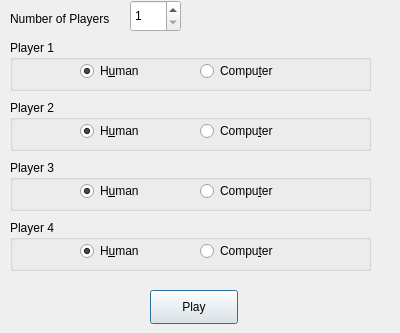
<?xml version="1.0" encoding="UTF-8"?>
<ui version="4.0">
 <class>NewGameForm</class>
 <widget class="QDialog" name="NewGameForm">
  <property name="geometry">
   <rect>
    <x>0</x>
    <y>0</y>
    <width>400</width>
    <height>333</height>
   </rect>
  </property>
  <property name="windowTitle">
   <string>NewGameForm</string>
  </property>
  <widget class="QLabel" name="lblNumPlayers">
   <property name="geometry">
    <rect>
     <x>10</x>
     <y>10</y>
     <width>121</width>
     <height>18</height>
    </rect>
   </property>
   <property name="text">
    <string>Number of Players</string>
   </property>
  </widget>
  <widget class="QSpinBox" name="spnBoxNumPlayers">
   <property name="geometry">
    <rect>
     <x>130</x>
     <y>0</y>
     <width>51</width>
     <height>32</height>
    </rect>
   </property>
   <property name="minimum">
    <number>1</number>
   </property>
   <property name="maximum">
    <number>4</number>
   </property>
  </widget>
  <widget class="QGroupBox" name="grpBoxP1">
   <property name="geometry">
    <rect>
     <x>10</x>
     <y>40</y>
     <width>361</width>
     <height>51</height>
    </rect>
   </property>
   <property name="title">
    <string>Player 1</string>
   </property>
   <widget class="QRadioButton" name="rdoBtnP1Hum">
    <property name="geometry">
     <rect>
      <x>70</x>
      <y>20</y>
      <width>104</width>
      <height>22</height>
     </rect>
    </property>
    <property name="text">
     <string>H&amp;uman</string>
    </property>
    <property name="checked">
     <bool>true</bool>
    </property>
   </widget>
   <widget class="QRadioButton" name="rdoBtnP1Comp">
    <property name="geometry">
     <rect>
      <x>190</x>
      <y>20</y>
      <width>104</width>
      <height>22</height>
     </rect>
    </property>
    <property name="text">
     <string>Compu&amp;ter</string>
    </property>
   </widget>
  </widget>
  <widget class="QPushButton" name="btnPlay">
   <property name="geometry">
    <rect>
     <x>150</x>
     <y>290</y>
     <width>88</width>
     <height>34</height>
    </rect>
   </property>
   <property name="text">
    <string>Play</string>
   </property>
  </widget>
  <widget class="QGroupBox" name="grpBoxP2">
   <property name="geometry">
    <rect>
     <x>10</x>
     <y>100</y>
     <width>361</width>
     <height>51</height>
    </rect>
   </property>
   <property name="title">
    <string>Player 2</string>
   </property>
   <widget class="QRadioButton" name="rdoBtnP2Comp">
    <property name="enabled">
     <bool>true</bool>
    </property>
    <property name="geometry">
     <rect>
      <x>190</x>
      <y>20</y>
      <width>104</width>
      <height>22</height>
     </rect>
    </property>
    <property name="text">
     <string>Compu&amp;ter</string>
    </property>
   </widget>
   <widget class="QRadioButton" name="rdoBtnP2Hum">
    <property name="enabled">
     <bool>true</bool>
    </property>
    <property name="geometry">
     <rect>
      <x>70</x>
      <y>20</y>
      <width>104</width>
      <height>22</height>
     </rect>
    </property>
    <property name="text">
     <string>H&amp;uman</string>
    </property>
    <property name="checked">
     <bool>true</bool>
    </property>
   </widget>
  </widget>
  <widget class="QGroupBox" name="grpBoxP3">
   <property name="geometry">
    <rect>
     <x>10</x>
     <y>160</y>
     <width>361</width>
     <height>51</height>
    </rect>
   </property>
   <property name="title">
    <string>Player 3</string>
   </property>
   <widget class="QRadioButton" name="rdoBtnP3Comp">
    <property name="enabled">
     <bool>true</bool>
    </property>
    <property name="geometry">
     <rect>
      <x>190</x>
      <y>20</y>
      <width>104</width>
      <height>22</height>
     </rect>
    </property>
    <property name="text">
     <string>Compu&amp;ter</string>
    </property>
   </widget>
   <widget class="QRadioButton" name="rdoBtnP3Hum">
    <property name="enabled">
     <bool>true</bool>
    </property>
    <property name="geometry">
     <rect>
      <x>70</x>
      <y>20</y>
      <width>104</width>
      <height>22</height>
     </rect>
    </property>
    <property name="text">
     <string>H&amp;uman</string>
    </property>
    <property name="checked">
     <bool>true</bool>
    </property>
   </widget>
  </widget>
  <widget class="QGroupBox" name="grpBoxP4">
   <property name="geometry">
    <rect>
     <x>10</x>
     <y>220</y>
     <width>361</width>
     <height>51</height>
    </rect>
   </property>
   <property name="title">
    <string>Player 4</string>
   </property>
   <widget class="QRadioButton" name="rdoBtnP4Comp">
    <property name="enabled">
     <bool>true</bool>
    </property>
    <property name="geometry">
     <rect>
      <x>190</x>
      <y>20</y>
      <width>104</width>
      <height>22</height>
     </rect>
    </property>
    <property name="text">
     <string>Compu&amp;ter</string>
    </property>
   </widget>
   <widget class="QRadioButton" name="rdoBtnP4Hum">
    <property name="enabled">
     <bool>true</bool>
    </property>
    <property name="geometry">
     <rect>
      <x>70</x>
      <y>20</y>
      <width>104</width>
      <height>22</height>
     </rect>
    </property>
    <property name="text">
     <string>H&amp;uman</string>
    </property>
    <property name="checked">
     <bool>true</bool>
    </property>
   </widget>
  </widget>
 </widget>
 <resources/>
 <connections/>
</ui>
